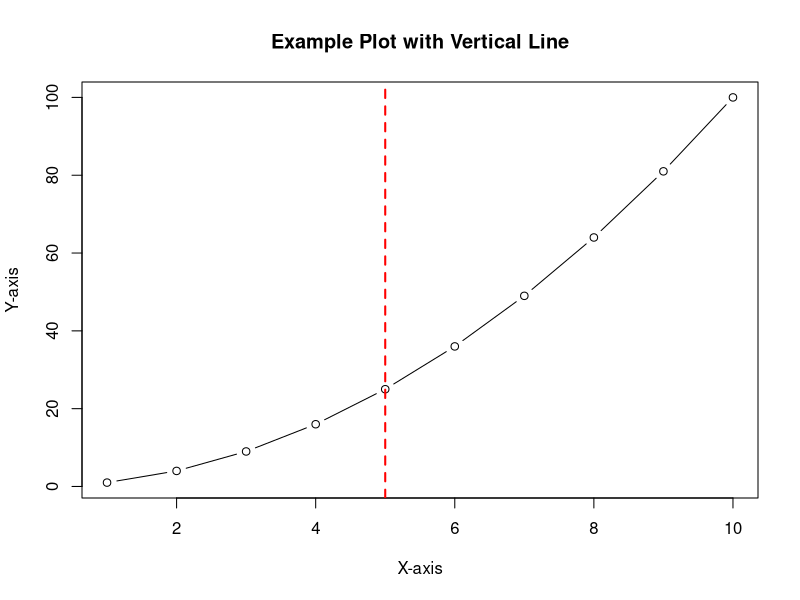

The R source for this figure:
# Create a basic plot
plot(x = 1:10, y = (1:10)^2, type = "b", 
     main = "Example Plot with Vertical Line", 
     xlab = "X-axis", ylab = "Y-axis")

# Add a vertical line at x = 5
abline(v = 5, col = "red", lwd = 2, lty = 2)
